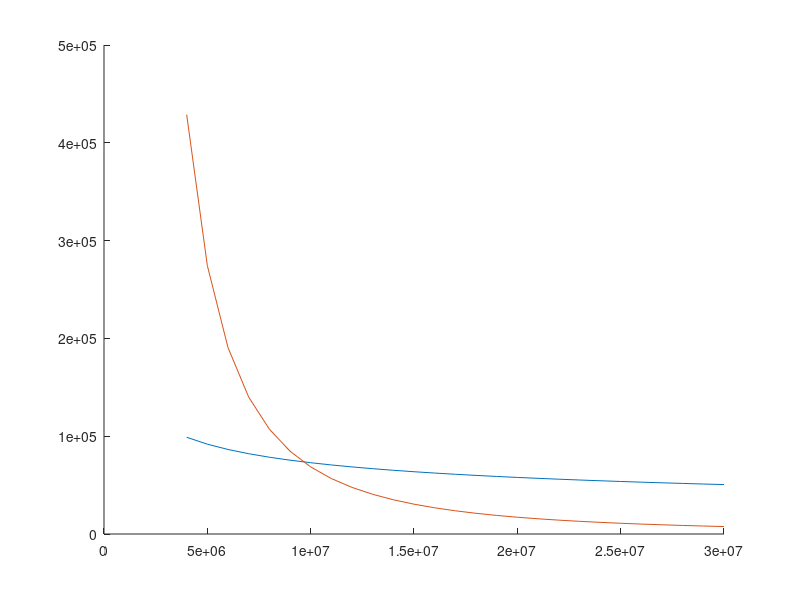
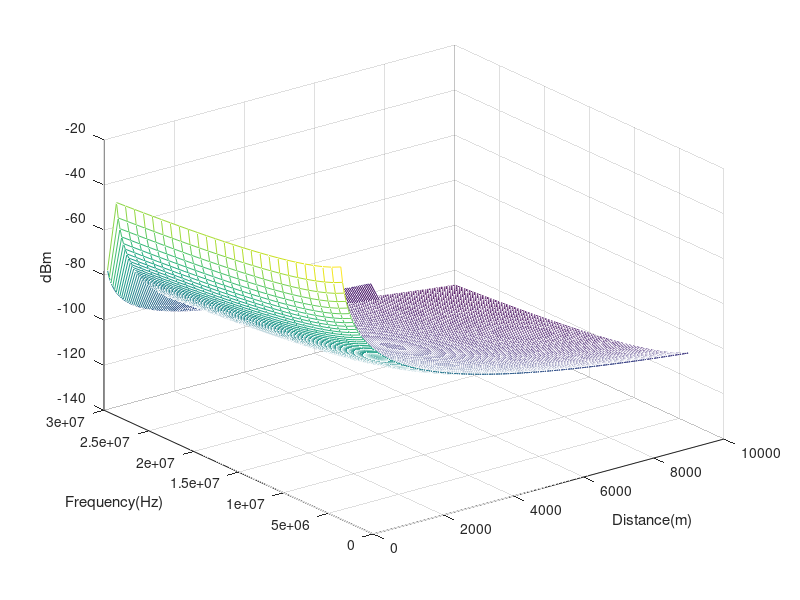

The MATLAB script that drew these images, in order:
% Constants
c          = 299792458;  % m/s, speed of light(radio)
a          = 6371e3;     % m, Earth radius
mu_0       = 1.2566e-6;  % Magnetic constant
epsilon_0  = 8.8542e-12; % Electric constant
epsilon_rg = 80;         % Water + NaCl
sigma_g    = 4;          % S/m, water + NaCl
current    = 0.005;       % A, antenna current at centre
he         = 0.1;        % m, antenna half length

FREQ_RANGE      = 4e6 : 1e6 : 30e6; % Hz
freq_range_size = size(FREQ_RANGE);
DIST_RANGE      = 100 : 50 : 10000;    % m
dist_range_size = size(DIST_RANGE);

% Malloc
dc = zeros(1, freq_range_size(2));
di = zeros(1, freq_range_size(2));
b  = zeros(freq_range_size(2), dist_range_size(2));

for i = 1 : freq_range_size(2)
  % Phase 0, preparation
  f         = FREQ_RANGE(i);
  lambda    = c / f;
  epsilon_c = epsilon_rg + ((1i * sigma_g) / (2 * pi * f * epsilon_0));
  % Phase 1, compute wavenumber for region 1(land) and 2(air)
  k2 = (2 * pi) / lambda; % In air
  k1 = k2 * sqrt(abs(epsilon_c)); % On ground
  % Phase 2, compute characteristic distances
  dc(i) = a * (k2 * a / 2) ^ (-1 / 3);
  di(i) = (2 * (k1 ^ 2)) / (k2 ^ 3);
  for j = 1 : dist_range_size(2)
    d = DIST_RANGE(j);
    % Phase 3, compute attenuation
    if d > dc % In spherical range
      b(i, j) = nil;
    elseif d < di % In plannar range, near area
      b(i, j) = - ((1i * k2 * mu_0 * current * he) / (2 * pi)) * ...
                      ((exp(1i * k2 * d)) / (d));
      else % In plannar range, far area
        b(i, j) = ((mu_0 * k1 ^ 2 * current * he) / (2 * pi * k2 ^ 2)) * ...
                      ((exp(1i * k2 * d)) / (d ^ 2));
    end % Phase 3
    % Modelling RX, convert magnetic induction to electrical signal
    e = abs((-2 * pi * f / k1) * b);
  end % For i(freq)
end % For j(dist)

% Convert E to dBm
db_signal = 20 .* log10(e) + 30;

figure;
hold on;
plot(FREQ_RANGE, dc);
plot(FREQ_RANGE, di);

figure;
mesh(DIST_RANGE, FREQ_RANGE, db_signal);
% axis([DIST_RANGE(1) DIST_RANGE(end) FREQ_RANGE(1) FREQ_RANGE(end)]);
xlabel('Distance(m)');
ylabel('Frequency(Hz)');
zlabel('dBm');
